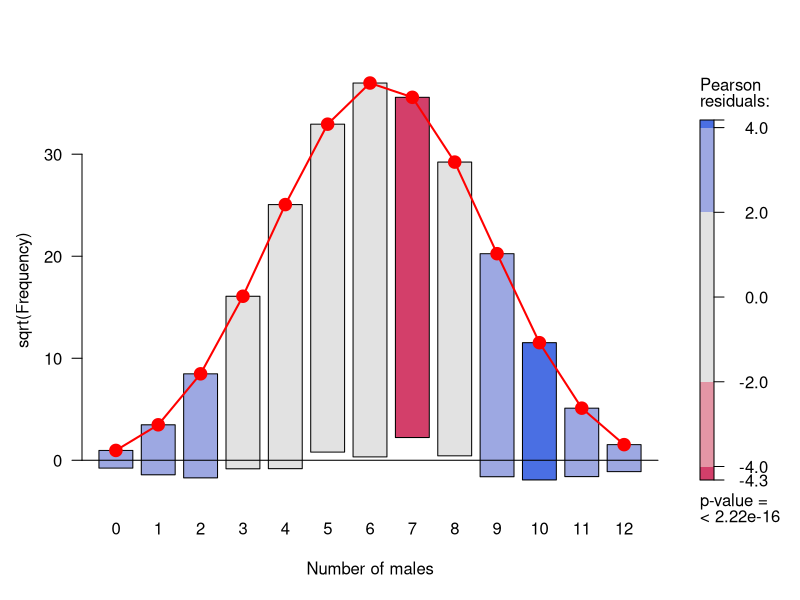
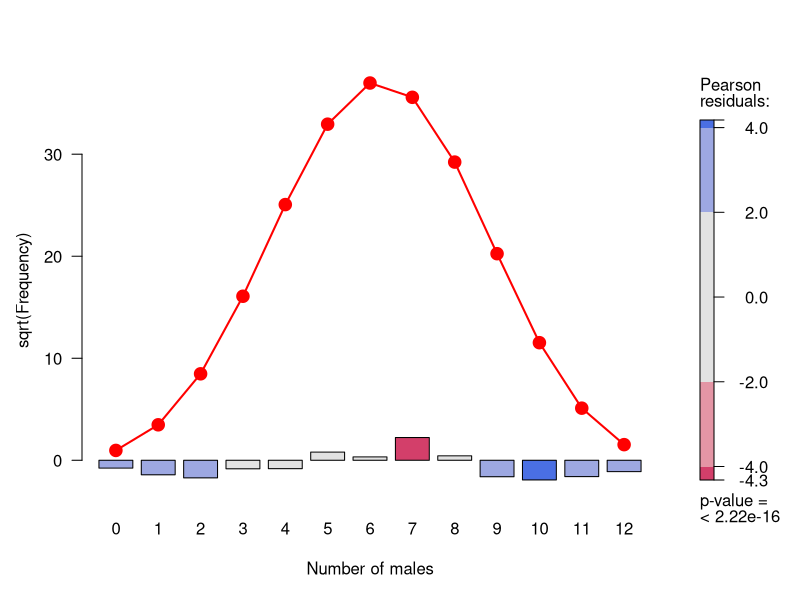
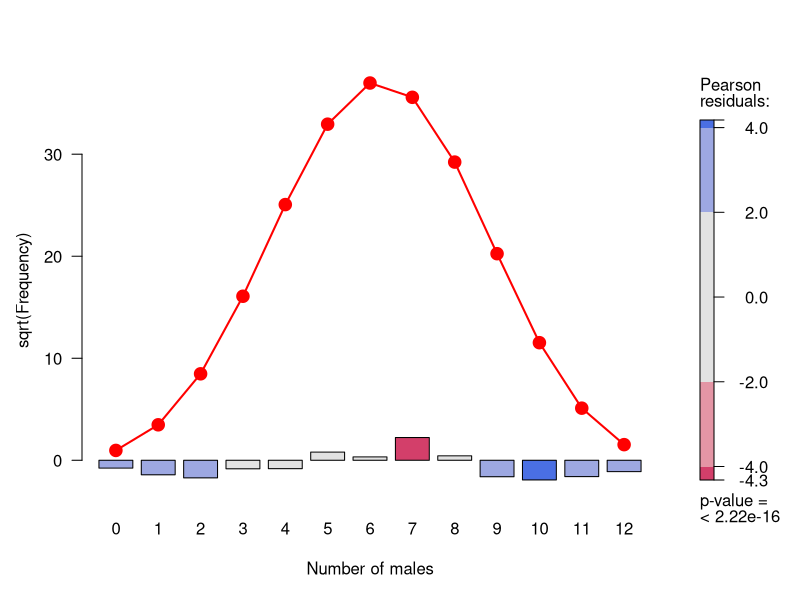
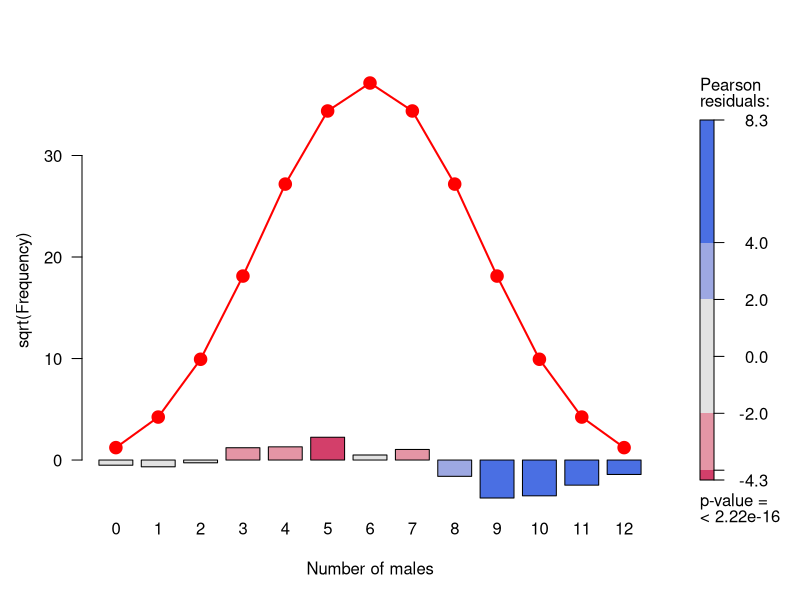
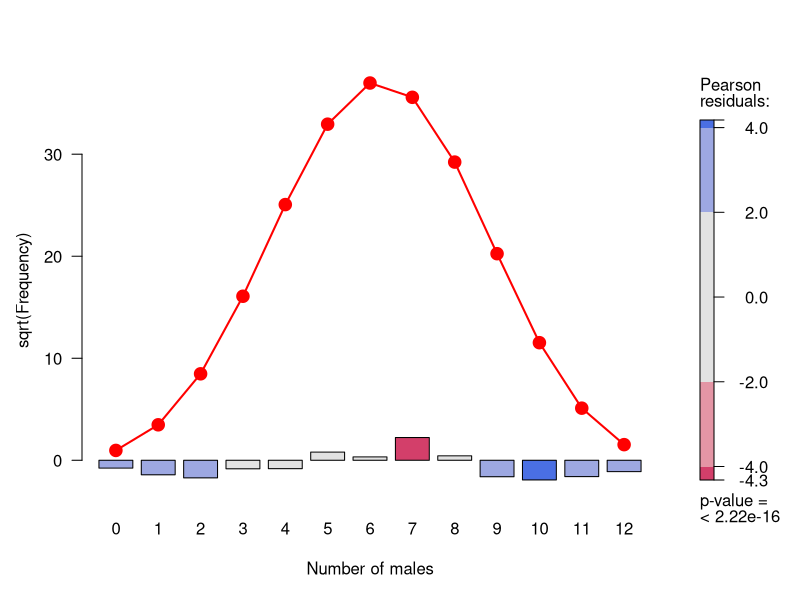

These charts were generated, in order, by the following R code:
setwd("//media//kswada//MyFiles//R//saxony")

packages <- c("dplyr", "vcd", "MASS")
purrr::walk(packages, library, character.only = TRUE, warn.conflicts = FALSE)



# ------------------------------------------------------------------------------
# data:  Saxnony
#  - The nmber of male children in families of size 12 in Saxony
# ------------------------------------------------------------------------------
data("Saxony", package = "vcd")

data <- Saxony



# ------------------------------------------------------------------------------
# Fit the binomial distribution to Saxony data
# ------------------------------------------------------------------------------
data_fit <- vcd::goodfit(data, type = "binomial", par=list(size=12))


# specifying probability paramter = 1/2 in advance
data_fit1 <- vcd::goodfit(data, type = "binomial", par=list(size = 12, prob = 1/2))


# specifying probability paramter as the value estimated by ML
data_fit2 <- vcd::goodfit(data, type = "binomial", par=list(size = 12, prob = unlist(data_fit$par["prob"])))



# ------------------------------------------------------------------------------
# Rootogram
#
# plot.goodfit() method for "goodfit" objects
# ------------------------------------------------------------------------------
# To make the smaller frequenceis more visible, Tukey suggests plotting the frequenceies on a square-root scale with he calls a rootogram
# We can more easily judge the pattern of departures against the horizontal reference line at 0, than against the curve.
# Color reflects the sign and magnitude of the contributions to lack of fit
plot(data_fit, type = "hanging", shade = TRUE, xlab = "Number of males")

plot(data_fit, type = "deviation", shade = TRUE, xlab = "Number of males")


# -->
# deviation rootogram shows that heavier tails than in a binomial distributino



# ----------
# type = "deviation" is better to compare with other models
plot(data_fit, type = "deviation", shade = TRUE, xlab = "Number of males")
plot(data_fit1, type = "deviation", shade = TRUE, xlab = "Number of males")
plot(data_fit2, type = "deviation", shade = TRUE, xlab = "Number of males")


# -->
# the binomial model with probability = 1/2 has worse fit at 8 or more number of males.
# the data has fat tail at 8 or more number of males.
# It seems that assumption of independent Bernoulli trial is not satisfied at this fat tail area.
